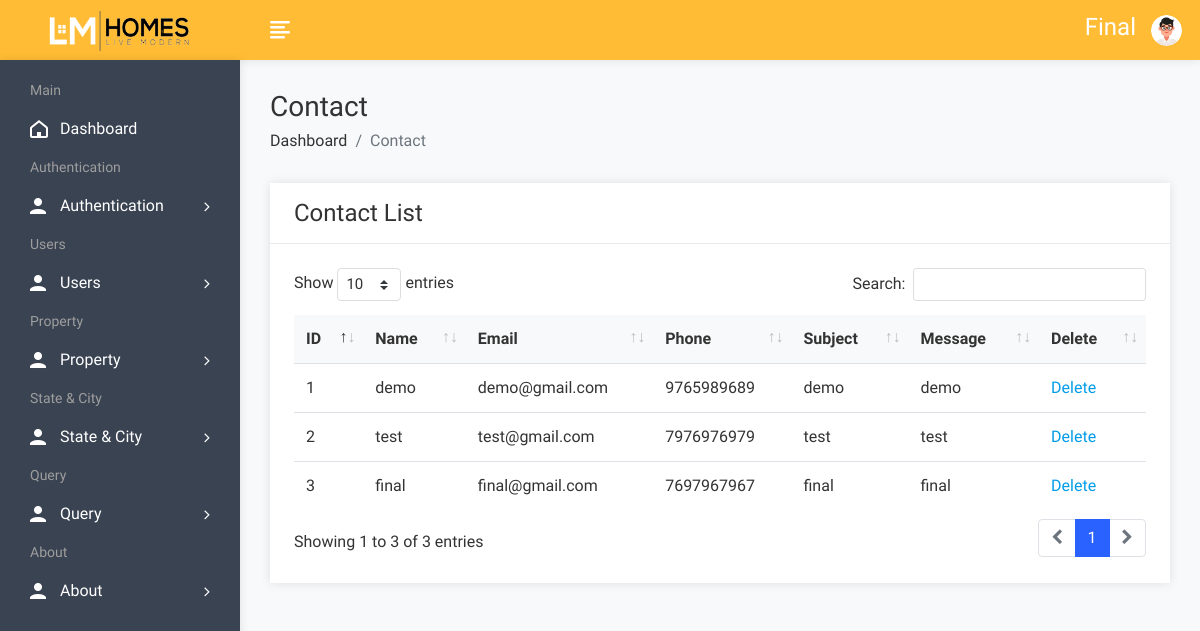
/admin/contactview.php (signed in), run on the app's committed database.
### tables this page shows
CREATE TABLE `contact` (
  `cid` int(50) NOT NULL,
  `name` varchar(100) NOT NULL,
  `email` varchar(100) NOT NULL,
  `phone` varchar(20) NOT NULL,
  `subject` varchar(100) NOT NULL,
  `message` varchar(250) NOT NULL
);

### admin/contactview.php (the view, shortened to what this page needs)
<!DOCTYPE html>
<html lang="en">
<head>
        <link rel="stylesheet" href="assets/css/bootstrap.min.css">
        <link rel="stylesheet" href="assets/css/font-awesome.min.css">
        <link rel="stylesheet" href="assets/css/feathericon.min.css">
		<link rel="stylesheet" href="assets/plugins/datatables/dataTables.bootstrap4.min.css">
		<link rel="stylesheet" href="assets/plugins/datatables/responsive.bootstrap4.min.css">
		<link rel="stylesheet" href="assets/plugins/datatables/select.bootstrap4.min.css">
		<link rel="stylesheet" href="assets/plugins/datatables/buttons.bootstrap4.min.css">
        <link rel="stylesheet" href="assets/css/style.css">
    </head>
    <body>
				<?php include("header.php"); ?>
            <div class="page-wrapper">
                <div class="content container-fluid">
					<div class="page-header">
						<div class="row">
							<div class="col">
								<h3 class="page-title">Contact</h3>
								<ul class="breadcrumb">
									<li class="breadcrumb-item"><a href="dashboard.php">Dashboard</a></li>
									<li class="breadcrumb-item active">Contact</li>
								</ul>
							</div>
						</div>
					</div>
					<div class="row">
						<div class="col-sm-12">
							<div class="card">
								<div class="card-header">
									<h4 class="card-title">Contact List</h4>
								</div>
								<div class="card-body">
									<table id="basic-datatable" class="table">
                                            <thead>
                                                <tr>
                                                    <th>ID</th>
                                                    <th>Name</th>
                                                    <th>Email</th>
                                                    <th>Phone</th>
													<th>Subject</th>
                                                    <th>Message</th>
                                                    <th>Delete</th>
                                                </tr>
                                            </thead>
                                            <tbody>
											<?php
												$query=mysqli_query($con,"select * from contact");
												$cnt=1;
												while($row=mysqli_fetch_row($query))
													{
											?>
                                                <tr>
                                                    <td><?php echo $cnt; ?></td>
                                                    <td><?php echo $row['1']; ?></td>
                                                    <td><?php echo $row['2']; ?></td>
                                                    <td><?php echo $row['3']; ?></td>
                                                    <td><?php echo $row['4']; ?></td>
													<td><?php echo $row['5']; ?></td>
                                                    <td><a href="contactdelete.php?id=<?php echo $row['0']; ?>">Delete</a></td>
                                                </tr>
                                                <?php
												$cnt=$cnt+1;
												}
												?>
                                            </tbody>
                                        </table>
								</div>
							</div>
						</div>
					</div>
				</div>
			</div>
    </body>
</html>

### data on the page
contact: name "demo", email "demo@gmail.com", phone "9765989689", subject "demo", message "demo"
contact: name "test", email "test@gmail.com", phone "7976976979", subject "test", message "test"
contact: name "final", email "final@gmail.com", phone "7697967967", subject "final", message "final"

### other printed values
$_SESSION['auser'] "Final"
